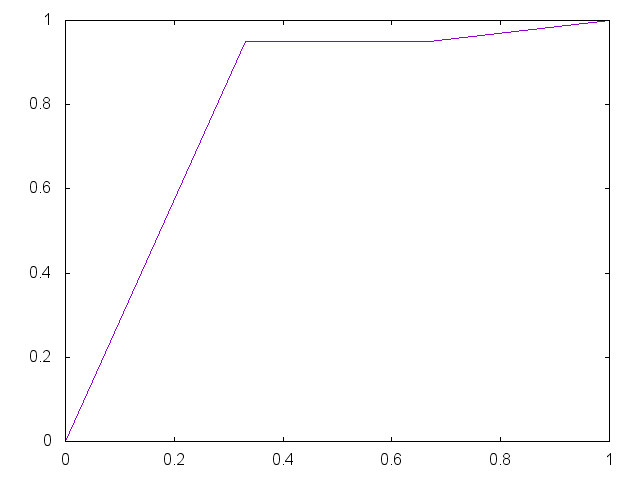

The gnuplot source for this figure:


set term png

set output "generate/static/generate/unique-0.95-0.95.png"
plot '-' smooth unique notitle
0 0
0.33 0.95
0.67 0.95 
1 1
e

reset;
